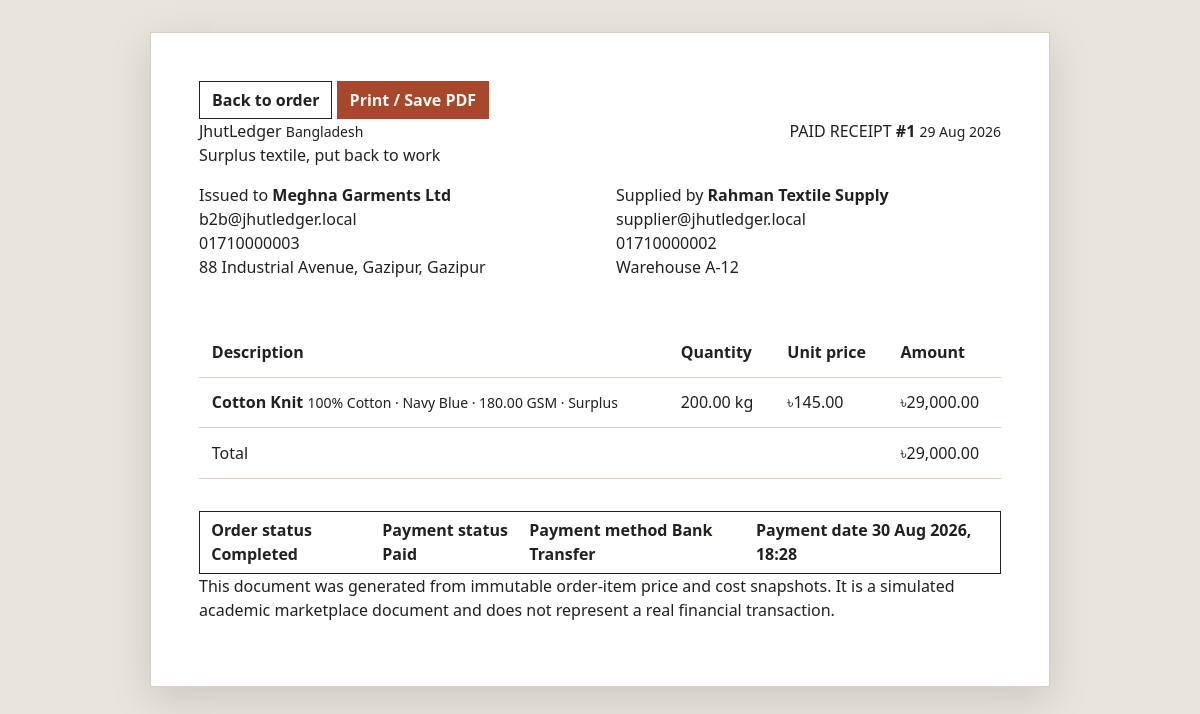
/Mixed/invoice.php?id=1 (signed in), run on the app's committed database.
### tables this page shows
CREATE TABLE orders (
    order_id BIGINT UNSIGNED AUTO_INCREMENT PRIMARY KEY,
    buyer_id BIGINT UNSIGNED NOT NULL,
    quotation_id BIGINT UNSIGNED NULL UNIQUE,
    order_type ENUM('B2B', 'B2C') NOT NULL,
    order_date TIMESTAMP NOT NULL DEFAULT CURRENT_TIMESTAMP,
    order_status ENUM('Pending', 'Confirmed', 'Processing', 'Completed', 'Cancelled') NOT NULL DEFAULT 'Pending',
    total_amount DECIMAL(12,2) NOT NULL DEFAULT 0,
    CONSTRAINT fk_order_buyer FOREIGN KEY (buyer_id)
        REFERENCES users(user_id) ON UPDATE CASCADE ON DELETE RESTRICT,
    CONSTRAINT fk_order_quotation FOREIGN KEY (quotation_id)
        REFERENCES quotation(quotation_id) ON UPDATE CASCADE ON DELETE RESTRICT,
    CONSTRAINT chk_order_amount CHECK (total_amount >= 0),
    INDEX idx_order_buyer_status (buyer_id, order_status),
    INDEX idx_order_date (order_date)
);

CREATE TABLE payment (
    payment_id BIGINT UNSIGNED AUTO_INCREMENT PRIMARY KEY,
    order_id BIGINT UNSIGNED NOT NULL UNIQUE,
    amount DECIMAL(12,2) NOT NULL,
    payment_method ENUM('Cash', 'Bank Transfer', 'Mobile Banking', 'Card') NOT NULL,
    payment_status ENUM('Pending', 'Paid', 'Failed', 'Refunded') NOT NULL DEFAULT 'Pending',
    payment_date DATETIME NULL,
    CONSTRAINT fk_payment_order FOREIGN KEY (order_id)
        REFERENCES orders(order_id) ON UPDATE CASCADE ON DELETE RESTRICT,
    CONSTRAINT chk_payment_amount CHECK (amount >= 0),
    INDEX idx_payment_status (payment_status)
);

CREATE TABLE users (
    user_id BIGINT UNSIGNED AUTO_INCREMENT PRIMARY KEY,
    name VARCHAR(120) NOT NULL,
    email VARCHAR(190) NOT NULL UNIQUE,
    phone VARCHAR(30) NOT NULL,
    password_hash VARCHAR(255) NOT NULL,
    street VARCHAR(180) NOT NULL,
    city VARCHAR(100) NOT NULL,
    district VARCHAR(100) NOT NULL,
    postal_code VARCHAR(20) NOT NULL,
    user_status ENUM('Active', 'Inactive', 'Pending') NOT NULL DEFAULT 'Active',
    created_at TIMESTAMP NOT NULL DEFAULT CURRENT_TIMESTAMP,
    INDEX idx_users_status (user_status),
    INDEX idx_users_created_at (created_at)
);

CREATE TABLE textile_batch (
    batch_id BIGINT UNSIGNED AUTO_INCREMENT PRIMARY KEY,
    supplier_id BIGINT UNSIGNED NOT NULL,
    material_type VARCHAR(100) NOT NULL,
    composition VARCHAR(180) NOT NULL,
    color VARCHAR(80) NOT NULL,
    gsm DECIMAL(8,2) NOT NULL,
    `condition` ENUM('New', 'Surplus', 'Dead Stock', 'Recycled') NOT NULL,
    total_quantity DECIMAL(12,2) NOT NULL,
    available_quantity DECIMAL(12,2) NOT NULL,
    average_cost DECIMAL(12,2) NOT NULL,
    storage_location VARCHAR(180) NOT NULL,
    entry_date DATE NOT NULL,
    unit_of_measure VARCHAR(30) NOT NULL,
    status ENUM('Active', 'Closed', 'Inactive') NOT NULL DEFAULT 'Active',
    CONSTRAINT fk_batch_supplier FOREIGN KEY (supplier_id)
        REFERENCES supplier(user_id) ON UPDATE CASCADE ON DELETE RESTRICT,
    CONSTRAINT chk_batch_gsm CHECK (gsm > 0),
    CONSTRAINT chk_batch_total CHECK (total_quantity >= 0),
    CONSTRAINT chk_batch_available CHECK (available_quantity >= 0 AND available_quantity <= total_quantity),
    CONSTRAINT chk_batch_cost CHECK (average_cost >= 0),
    INDEX idx_batch_supplier_status (supplier_id, status),
    INDEX idx_batch_material (material_type),
    INDEX idx_batch_entry_date (entry_date)
);

CREATE TABLE order_item (
    order_id BIGINT UNSIGNED NOT NULL,
    line_no SMALLINT UNSIGNED NOT NULL,
    listing_id BIGINT UNSIGNED NOT NULL,
    quantity DECIMAL(12,2) NOT NULL,
    selling_price DECIMAL(12,2) NOT NULL,
    average_cost_snapshot DECIMAL(12,2) NOT NULL,
    gross_profit DECIMAL(12,2) NOT NULL,
    PRIMARY KEY (order_id, line_no),
    CONSTRAINT fk_order_item_order FOREIGN KEY (order_id)
        REFERENCES orders(order_id) ON UPDATE CASCADE ON DELETE RESTRICT,
    CONSTRAINT fk_order_item_listing FOREIGN KEY (listing_id)
        REFERENCES listing(listing_id) ON UPDATE CASCADE ON DELETE RESTRICT,
    CONSTRAINT chk_order_item_line CHECK (line_no > 0),
    CONSTRAINT chk_order_item_quantity CHECK (quantity > 0),
    CONSTRAINT chk_order_item_price CHECK (selling_price >= 0),
    CONSTRAINT chk_order_item_cost CHECK (average_cost_snapshot >= 0),
    INDEX idx_order_item_listing (listing_id)
);

### Mixed/config/app.php (called while the page is built, shortened)
<?php
return [
    'name' => 'JhutLedger BD',
    'base_url' => rtrim(getenv('JHUTLEDGER_BASE_URL') ?: '/jhutledger', '/'),
    'admin_emails' => array_values(array_filter(array_map(
        static fn (string $email): string => strtolower(trim($email)),
        explode(',', getenv('JHUTLEDGER_ADMIN_EMAILS') ?: 'admin@jhutledger.local')
    ))),
];

### Mixed/includes/bootstrap.php (called while the page is built, shortened)
<?php
$app = require __DIR__ . '/../config/app.php';
require_once __DIR__ . '/../config/database.php';
require_once __DIR__ . '/functions.php';
require_once __DIR__ . '/auth.php';

### Mixed/includes/functions.php (called while the page is built, shortened)
<?php
function appConfig(?string $key = null): mixed
{
    global $app;
    return $key === null ? $app : ($app[$key] ?? null);
}
function e(mixed $value): string
{
    return htmlspecialchars((string) $value, ENT_QUOTES | ENT_SUBSTITUTE, 'UTF-8');
}
function url(string $path = ''): string
{
    $base = (string) appConfig('base_url');
    return $base . ($path === '' ? '' : '/' . ltrim($path, '/'));
}
function money(float|string $amount): string
{
    return '৳' . number_format((float) $amount, 2);
}

### Mixed/config/database.php (called while the page is built, shortened)
<?php
function db(): PDO
{
    static $pdo = null;
    if ($pdo instanceof PDO) {
        return $pdo;
    }
    $host = getenv('JHUTLEDGER_DB_HOST') ?: '127.0.0.1';
    $port = getenv('JHUTLEDGER_DB_PORT') ?: '3306';
    $name = getenv('JHUTLEDGER_DB_NAME') ?: 'jhutledger_db';
    $user = getenv('JHUTLEDGER_DB_USER') ?: 'root';
    $password = getenv('JHUTLEDGER_DB_PASSWORD') ?: '';
    $dsn = "mysql:host={$host};port={$port};dbname={$name};charset=utf8mb4";
    $pdo = new PDO($dsn, $user, $password, [
        PDO::ATTR_ERRMODE => PDO::ERRMODE_EXCEPTION,
        PDO::ATTR_DEFAULT_FETCH_MODE => PDO::FETCH_ASSOC,
        PDO::ATTR_EMULATE_PREPARES => false,
    ]);
    return $pdo;
}

### Mixed/includes/services/reporting.php (called while the page is built, shortened)
<?php
function findOrderDetails(PDO $pdo, int $orderId): ?array
{
    $statement = $pdo->prepare(
        'SELECT o.*, oi.line_no, oi.listing_id, oi.quantity, oi.selling_price,
                oi.average_cost_snapshot, oi.gross_profit,
                b.batch_id, b.material_type, b.composition, b.color, b.gsm,
                b.`condition`, b.unit_of_measure, b.storage_location, b.supplier_id,
                buyer.name AS buyer_name, buyer.email AS buyer_email, buyer.phone AS buyer_phone,
                buyer.street AS buyer_street, buyer.city AS buyer_city, buyer.district AS buyer_district,
                supplier.name AS supplier_name, supplier.email AS supplier_email, supplier.phone AS supplier_phone,
                q.proposed_price, q.counter_price, q.final_price, q.expiry_date,
                p.payment_id, p.amount AS payment_amount, p.payment_method, p.payment_status, p.payment_date,
                EXISTS(SELECT 1 FROM stock_transaction returned
                       WHERE returned.order_id = o.order_id AND returned.transaction_type = \'RETURNED\') AS has_return
         FROM orders o
         JOIN order_item oi ON oi.order_id = o.order_id AND oi.line_no = 1
         JOIN listing l ON l.listing_id = oi.listing_id
         JOIN textile_batch b ON b.batch_id = l.batch_id
         JOIN users buyer ON buyer.user_id = o.buyer_id
         JOIN users supplier ON supplier.user_id = b.supplier_id
         LEFT JOIN quotation q ON q.quotation_id = o.quotation_id
         LEFT JOIN payment p ON p.order_id = o.order_id
         WHERE o.order_id = ?',
    );
    $statement->execute([$orderId]);
    return $statement->fetch() ?: null;
}
function canViewOrder(array $order, array $user): bool
{
    return in_array($user["role"], ["b2b", "b2c"], true) &&
        (int) $order["buyer_id"] === (int) $user["user_id"] &&
        strtolower((string) $order["order_type"]) === $user["role"];
}
function accessibleOrder(PDO $pdo, int $orderId): array
{
    $order = findOrderDetails($pdo, $orderId);
    $user = currentUser();
    return $order;
}

### Mixed/includes/auth.php (called while the page is built, shortened)
<?php
function isLoggedIn(): bool
{
    $user = $_SESSION['user'] ?? null;
    return is_array($user)
        && isset($user['user_id'], $user['role'])
        && (int) $user['user_id'] > 0
        && in_array($user['role'], ['supplier', 'b2b', 'b2c', 'admin'], true);
}
function currentUser(): ?array
{
    return isLoggedIn() ? $_SESSION['user'] : null;
}

### Mixed/includes/services/orders.php (called while the page is built, shortened)
<?php
function displayOrderStatus(array $order): string
{
    return !empty($order["has_return"]) ? "Returned" : (string) $order["order_status"];
}

### Mixed/invoice.php (the view, shortened to what this page needs)
<?php
require __DIR__ . '/includes/bootstrap.php';
$orderId = filter_input(INPUT_GET, 'id', FILTER_VALIDATE_INT);
$order = accessibleOrder(db(), $orderId);
$documentLabel = $order['payment_status'] === 'Paid' ? 'PAID RECEIPT' : ($order['payment_status'] === 'Refunded' ? 'REFUNDED RECEIPT' : 'INVOICE');
?>
<!doctype html>
<html lang="en">
    <head>
        <link href="https://cdn.jsdelivr.net/npm/bootstrap@5.3.3/dist/css/bootstrap.min.css" rel="stylesheet" />
        <link href="<?= e(url('Mixed/assets/css/app.css')) ?>" rel="stylesheet" />
    </head>
    <body class="invoice-page">
        <main class="invoice-sheet">
            <div class="invoice-actions no-print">
                <a class="btn btn-outline-primary" href="<?= e(url('Mixed/order.php?id=' . $orderId)) ?>">Back to order</a>
                <button class="btn btn-primary" type="button" onclick="window.print()">Print / Save PDF</button>
            </div>
            <header class="invoice-head">
                <div>
                    <div class="invoice-brand">JhutLedger <small>Bangladesh</small></div>
                    <p>Surplus textile, put back to work</p>
                </div>
                <div class="invoice-number">
                    <span> <?= e($documentLabel) ?> </span>
                    <strong>#<?= e($orderId) ?> </strong>
                    <small> <?= e(date('d M Y', strtotime($order['order_date']))) ?> </small>
                </div>
            </header>
            <section class="invoice-parties">
                <div>
                    <span>Issued to</span>
                    <strong> <?= e($order['buyer_name']) ?> </strong>
                    <p>
                        <?= e($order['buyer_email']) ?>
                        <br />
                        <?= e($order['buyer_phone']) ?>
                        <br />
                        <?= e($order['buyer_street'] . ', ' . $order['buyer_city'] . ', ' . $order['buyer_district']) ?>
                    </p>
                </div>
                <div>
                    <span>Supplied by</span>
                    <strong> <?= e($order['supplier_name']) ?> </strong>
                    <p>
                        <?= e($order['supplier_email']) ?>
                        <br />
                        <?= e($order['supplier_phone']) ?>
                        <br />
                        <?= e($order['storage_location']) ?>
                    </p>
                </div>
            </section>
            <table class="invoice-table">
                <thead>
                    <tr>
                        <th>Description</th>
                        <th>Quantity</th>
                        <th>Unit price</th>
                        <th>Amount</th>
                    </tr>
                </thead>
                <tbody>
                    <tr>
                        <td>
                            <strong> <?= e($order['material_type']) ?> </strong>
                            <small> <?= e($order['composition']) ?> · <?= e($order['color']) ?> · <?= e($order['gsm']) ?> GSM · <?= e($order['condition']) ?> </small>
                        </td>
                        <td><?= e(number_format((float) $order['quantity'], 2)) ?> <?= e($order['unit_of_measure']) ?></td>
                        <td><?= e(money($order['selling_price'])) ?></td>
                        <td><?= e(money($order['total_amount'])) ?></td>
                    </tr>
                </tbody>
                <tfoot>
                    <tr>
                        <td colspan="3">Total</td>
                        <td><?= e(money($order['total_amount'])) ?></td>
                    </tr>
                </tfoot>
            </table>
            <section class="invoice-status">
                <div>
                    <span>Order status</span>
                    <strong> <?= e(displayOrderStatus($order)) ?> </strong>
                </div>
                <div>
                    <span>Payment status</span>
                    <strong> <?= e($order['payment_status'] ?? 'Not submitted') ?> </strong>
                </div>
                <div>
                    <span>Payment method</span>
                    <strong> <?= e($order['payment_method'] ?? '—') ?> </strong>
                </div>
                <div>
                    <span>Payment date</span>
                    <strong> <?= $order['payment_date'] ? e(date('d M Y, H:i', strtotime($order['payment_date']))) : '—' ?> </strong>
                </div>
            </section>
            <footer class="invoice-foot">
                <p>
                    This document was generated from immutable order-item price and cost snapshots. It is a simulated
                    academic marketplace document and does not represent a real financial transaction.
                </p>
            </footer>
        </main>
    </body>
</html>

### Mixed/assets/css/app.css (style rules this page uses)
:root { --ink: #20221d; --muted: #686b61; --rust: #a9472d; --rust-dark: #80301f; --jute: #c89d4a; --sage: #5d6b58; --paper: #f3efe5; --paper-light: #faf8f2; --white: #fffdf8; --line: #d7d0c0; }
* { box-sizing: border-box; }
html { scroll-behavior: smooth; }
body { min-height: 100vh; margin: 0; color: var(--ink); background: var(--paper-light); font-family: "Segoe UI", Arial, sans-serif; }
a { color: var(--rust-dark); }
.btn { border-radius: 0; font-weight: 700; }
.btn-primary { color: var(--white); background: var(--rust); border-color: var(--rust); }
.btn-outline-primary { color: var(--ink); border-color: var(--ink); }
.invoice-page { background: #e9e5dc; }
.invoice-sheet { max-width: 900px; margin: 2rem auto; padding: 3rem; background: white; border: 1px solid var(--line); box-shadow: 0 12px 40px #0002; }
.invoice-head, .invoice-parties { display: flex; justify-content: space-between; gap: 2rem; }
.invoice-parties > * { flex: 1; }
.invoice-table { width: 100%; margin: 2rem 0; border-collapse: collapse; }
.invoice-table th, .invoice-table td { padding: 0.8rem; border-bottom: 1px solid var(--line); text-align: left; }
.invoice-status { display: inline-flex; padding: 0.4rem 0.7rem; border: 1px solid currentColor; font-weight: 800; }

### data on the page
orders: payment.payment_status "PAID RECEIPT", order_date "29 Aug 2026", buyer.name "Meghna Garments Ltd", buyer.email "b2b@jhutledger.local", buyer.phone "01710000003", buyer.district "88 Industrial Avenue, Gazipur, Gazipur", users.name "Rahman Textile Supply", users.email "supplier@jhutledger.local", users.phone "01710000002", textile_batch.storage_location "Warehouse A-12", textile_batch.material_type "Cotton Knit", textile_batch.composition "100% Cotton", textile_batch.color "Navy Blue", textile_batch.gsm "180.00", textile_batch.condition "Surplus", order_item.quantity "200.00", textile_batch.unit_of_measure "kg", order_item.selling_price "৳145.00", total_amount "৳29,000.00", order_status "Completed", payment.payment_status "Paid", payment.payment_method "Bank Transfer", payment.payment_date "30 Aug 2026, 18:28"

### other printed values
$orderId "1"
